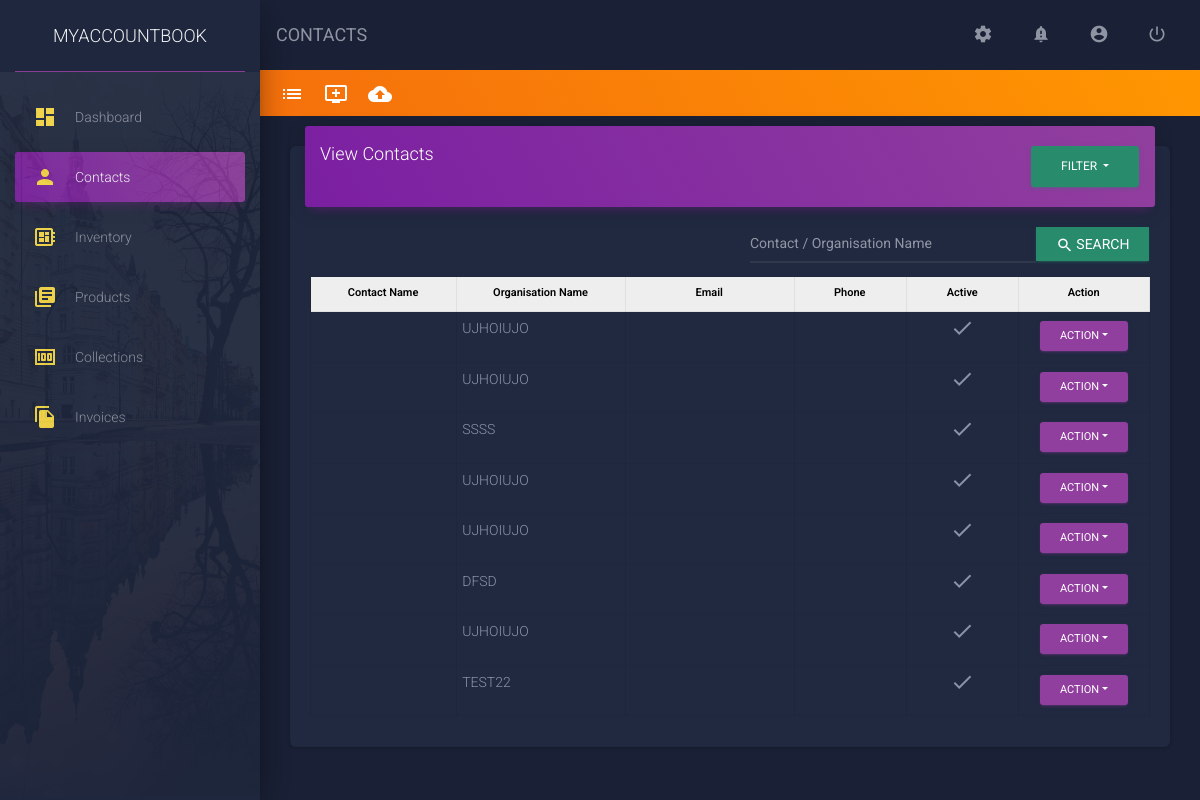
Before: /contacts/ (signed in) with the older database file.
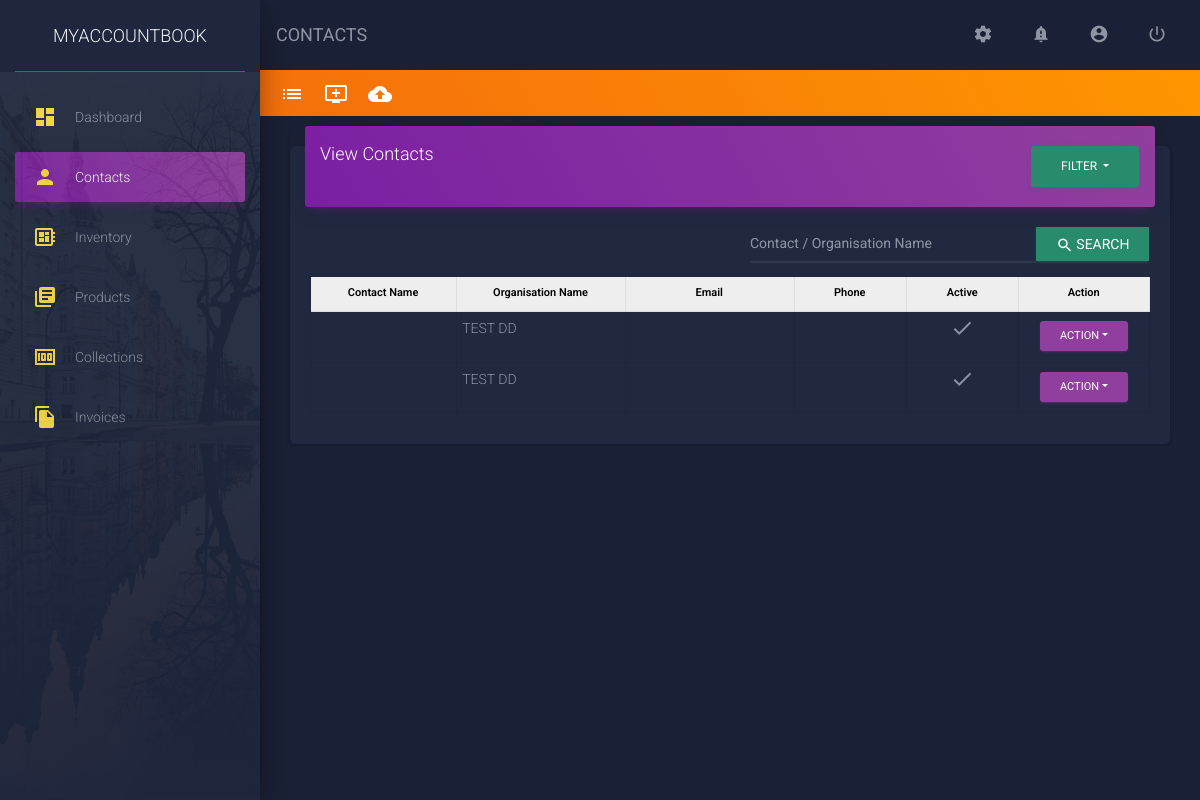
After: the same page with the newer database file.
### app/models/contacts_model.py (models this page shows, shortened)
class Contacts(models.Model):
    user = models.ForeignKey(User, on_delete = models.CASCADE, db_index = True, null = True,)
    app_id = models.CharField(
        max_length = 30,
        db_index = True,
        blank = True,
        null = True,
    )
    is_imported_user = models.BooleanField(
        default = False,
        db_index = True,
        choices = user_constants.IS_TRUE,
        blank = True,
    )
    imported_user = models.ForeignKey(
        User,
        related_name = 'imported_user',
        db_index = True,
        blank = True,
        null = True,
        on_delete = models.SET_NULL,
    )
    customer_type = models.IntegerField(
        db_index = True,
        choices = user_constants.CUSTOMER_TYPE,
        default = 1,
        null = True,
        blank = True,
    )
    is_sub_customer = models.IntegerField(
        choices = user_constants.IS_SUB_CUSTOMER,
        default = 1,
        db_index = True,
        null = True,
        blank = True,
    )
    salutation = models.IntegerField(
        db_index = True,
        default = 0,
        choices = user_constants.SALUTATIONS,
    )
    contact_name = models.CharField(
        max_length = 250,
        blank = False,
        null = False,
        db_index = True,
    )
    display_name = models.CharField(
        max_length = 250,
        blank = True,
        null = True,
        db_index = True,
    )
    organization_type = models.IntegerField(
        db_index = True,
        choices = user_constants.ORGANIZATION_TYPE,
        default = 1,
    )
    organization_name = models.CharField(
        max_length = 250,
        db_index = False,
        blank = False,
        null = True,
    )
    is_msme_reg = models.BooleanField(
        db_index = True,
        choices = user_constants.IS_TRUE,
        default = False,
    )
    email = models.EmailField(
        blank = True,
        null = True,
        db_index = True,
    )
    phone = models.CharField(
        max_length = 250,
        db_index = True,
        blank = True,
        null = True,
    )
    website = models.CharField(
        max_length = 250,
        db_index = True,
        blank = True,
        null = True,
    )
    facebook = models.CharField(
        blank = True,
        null = True,
        max_length = 250,
    )
    twitter = models.CharField(
        blank = True,
        null = True,
        max_length = 250,
    )
    is_active = models.BooleanField(
        db_index = True,
        choices =  user_constants.IS_TRUE,
        default = True,
    )
    notes = models.TextField(
        blank = True,
        null = True,
    )
    attachements = models.FileField(
        upload_to = attachments_rename,
        db_index = True,
        blank = True,
        null = True,
    )
    created_on = models.DateTimeField(
        auto_now = True,
        db_index = True,
    )
    updated_on = models.DateTimeField(
        auto_now = False,
        db_index = True,
        null = True,
    )
    class Meta:
        verbose_name_plural = 'contacts_tbl'

### app/views/contacts.py (the view, shortened to what this page needs)
# urls.py: path('contacts/', never_cache(login_required(contacts.ContactsView.as_view())), name = 'contacts'),
class ContactsView(View):
    template_name = 'app/app_files/contacts/base.html'
    data = defaultdict()
    data["view"] = ""
    data["contacts"] = {}
    data["active_link"] = 'Contacts'
    data["breadcrumb_title"] = 'CONTACTS'
    data["css_files"] = []
    data["js_files"] = ['custom_files/js/contacts.js']
    data["included_template"] = 'app/app_files/contacts/view_contacts.html'
    def get(self, request):
        a = str(request)
        x = a[-4:-1]
        search = request.GET.get('search',False)
        contacts = contacts_model.Contacts.objects.filter(user = request.user)
        if search:
            contacts = contacts.filter(
                Q(contact_name__contains = search) |
                Q(display_name__contains = search) |
                Q(organization_name__contains = search)
            )
        self.data["contacts"] = contacts
        return render(request, self.template_name, self.data)

### app/templatetags/common_filters.py (called while the page is built)
@register.simple_tag
def load_css_files(scripts = list()):
    html = []
    for script in scripts:
        html.append('<link rel="stylesheet" href="'+settings.STATIC_URL+script+'"/>')
    return safestring.mark_safe(''.join(html))

@register.simple_tag
def load_javascript_files(scripts = list()):
    html = []
    for script in scripts:
        html.append('<script src="'+settings.STATIC_URL+script+'"></script>')
    return safestring.mark_safe(''.join(html))

### app/templates/app/app_files/contacts/base.html
{% extends 'app/base/base.html' %}
{% load static %}
{% load common_filters %}
{% load pagination %}
{% block content %}
<div class="row custom-row" style="padding:10px; background: linear-gradient(60deg,#f5700c,#ff9800);">
    <ul style="list-style:none; margin:0px; color:#FFFFFF; padding:0px;">
        <li class="nav-item" style="float:left;padding:0px 10px;">
            <a href="{% url 'contacts' %}" style="color:#FFFFFF; text-decoration:none; font-size: 20px;" title="View Contacts As List">
                <i class="material-icons">list</i>
            </a>
        </li>
        <li class="nav-item" style="float:left;padding:0px 10px;">
            <a href="{% url 'add-contacts' %}" style="color:#FFFFFF; text-decoration:none; font-size: 20px;" title="Add Contact">
                <i class="material-icons">add_to_queue</i>
            </a>
        </li>
        <li class="nav-item" style="float:left;padding:0px 10px;">
            <a href="{% url 'contacts-upload' 'views' %}" style="color:#FFFFFF; text-decoration:none; font-size: 20px;" title="Upload Contacts">
                <i class="material-icons">cloud_upload</i>
            </a>
        </li>
    </ul>
</div>
<div class="container">
    {% include included_template %}
</div>
{% endblock %}

### app/templates/app/base/base.html (shortened to what this page needs)
{% load static %}
{% load common_filters %}
{% load common_components %}
<!DOCTYPE html>
<html lang="en">
<head>
    <link rel="stylesheet" href="https://maxcdn.bootstrapcdn.com/font-awesome/latest/css/font-awesome.min.css" />
    <link href="{% static 'all_page/css/material-dashboard.css' %}" rel="stylesheet" />
    <link href="{% static 'custom_files/css/common.css' %}" rel="stylesheet" />
</head>
<body class="dark-edition">
    <div class="wrapper ">
        <div class="sidebar" data-color="purple" data-background-color="black" data-image="{% static 'all_page/img/sidebar-2.jpg' %}">
            <div class="logo">
                <a href="{% url 'dashboard' %}" class="simple-text logo-normal" style="color:#FFFFFF">
                    MyAccountBook
                </a>
            </div>
            {% include 'app/base/navigation.html' %}
        </div>
        <div class="main-panel ps-container ps-theme-default">
            {% include 'app/base/top_nav_bar.html' %}
            <div class="content">
                <div class="container-fluid">
                    {% block content %}
                    {% endblock %}
                </div>
            </div>
        </div>
    </div>
</body>
</html>

### app/templates/app/base/navigation.html
{% load static %}
<div class="sidebar-wrapper ps-container ps-theme-default">
    <div class="sidebar-background" style="background-image: url({% static 'all_page/img/sidebar-2.jpg' %}) ">
        <ul class="nav" id="menu">
            <li class="nav-item deactive">
                <a class="nav-link" href="{% url 'dashboard' %}">
                <i class="material-icons" style="color:#ffe047;">dashboard</i>
                <p>Dashboard</p>
            </a>
            </li>
            <li class="nav-item ">
                <a class="nav-link" href="{% url 'contacts' %}">
                <i class="material-icons" style="color:#ffe047;">person</i>
                <p>Contacts</p>
                </a>
            </li>
            <li class="nav-item ">
                <a class="nav-link" href="{% url 'view_inventory' %}">
                <i class="material-icons" style="color:#ffe047;">developer_board</i>
                <p>Inventory</p>
                </a>
            </li>
            <li class="nav-item ">
                <a class="nav-link" href="{% url 'view_products' %}">
                <i class="material-icons" style="color:#ffe047;">library_books</i>
                <p>Products</p>
                </a>
            </li>
            <li class="nav-item ">
                <a class="nav-link" href="{% url 'collections' %}">
                <i class="material-icons" style="color:#ffe047;">money</i>
                <p>Collections</p>
                </a>
            </li>
            <li class="nav-item ">
                <a class="nav-link" href="{% url 'invoice' %}">
                <i class="material-icons" style="color:#ffe047;">file_copy</i>
                <p>Invoices</p>
                </a>
            </li>
        </ul>
    </div>
</div>

### app/templates/app/base/top_nav_bar.html
<nav class="navbar navbar-expand-lg navbar-transparent">
    <div class="navbar-wrapper">
        <a class="navbar-brand" href="javascript:void(0)"><strong>{{breadcrumb_title}}</strong></a>
    </div>
    <div class="container">
        <div class="collapse navbar-collapse justify-content-end" id="navbarNav">
            <ul class="navbar-nav">
                <li class="nav-item">
                    <a class="nav-link" title="Settings" href="#"><i class="material-icons">settings</i> <span class="sr-only">(current)</span></a>
                </li>
                <li class="nav-item">
                    <a class="nav-link" title="Notifications" href="#"><i class="material-icons">notification_important</i></a>
                </li>
                <li class="nav-item">
                    <a class="nav-link" title="Profile" href="#"><i class="material-icons">account_circle</i></a>
                </li>
                <li class="nav-item">
                    <a class="nav-link disabled" title="Sign Out" href="{% url 'logout' %}"><i class="material-icons">power_settings_new</i></a>
                </li>
            </ul>
        </div>
    </div>
  </nav>

### app/templates/app/app_files/contacts/view_contacts.html (shortened to what this page needs)
<div class="row">
    <div class="col-lg-12">
        <div class="card">
            <div class="card-header card-header-primary">
                <div class="row">
                <div class="col">
                    <h4 class="card-title ">View Contacts</h4>
                </div>
                <div class="col" >
                    <form action="{% url 'contacts' %}" method="get">
                        <div class="dropdown">
                            <button class="btn btn-success dropdown-toggle" type="button" id="dropdownMenuButton" data-toggle="dropdown"data-display="static" aria-haspopup="true" aria-expanded="false" style="float: right;">
                                Filter
                            </button>
                        </div>
                        </form>
                </div>
                </div>
            </div>
            <div class="card-body">
                <form method="get">
                    <div class="input-group pull-right" style="width:400px; margin-bottom:10px;">
                    <input name="search" type="text" class="form-control" placeholder="Contact / Organisation Name" style="height: 41px !important">
                    <div class="input-group-append">
                        <button class="btn btn-sm btn-success" type="submit()" style="border-radius:0px;">
                            <i class="material-icons">search</i> <span style="font-size:14px;">Search</span>
                        </button>
                    </div>
                    </div>
                </form>
                <div class="table">
                    <table class=" table-bordered" width="100%" cellspacing="0">
                        <thead  style="background-color: #EEEEEE; color:#000000; font-size:11px">
                            <th class="text-center" style="color:#000000; font-size:11px;width: 13%">Contact Name</th>
                            <th class="text-center" style="color:#000000; font-size:11px;width: 15%">Organisation Name</th>
                            <th class="text-center" style="color:#000000; font-size:11px;width: 15%">Email</th>
                            <th class="text-center" style="color:#000000; font-size:11px;width: 10%">Phone</th>
                            <th class="text-center" style="color:#000000; font-size:11px;width: 10%">Active</th>
                            <th class="text-center" style="color:#000000; font-size:11px;width: 10%;">Action</th>
                        </thead>
                        <tbody>
                            {% for contact in contacts %}
                                <tr id="t{{contact.id}}">
                                    <td>{{contact.display_name|default_if_none:""}}</td>
                                    <td>{{contact.organization_name|default_if_none:""|upper}}</td>
                                    <td>{{contact.email|default_if_none:""}}</td>
                                    <td>{{contact.phone|default_if_none:""}}</td>
                                    <td class="text-center">
                                        {% if contact.is_active %}
                                            <i id="{{contact.id}}" class="material-icons">check</i>
                                        {% else %}
                                            <i id="{{contact.id}}" class="material-icons">clear</i>
                                        {% endif %}
                                    </td>
                                    <td class="text-center">
                                        <div class="dropdown">
                                            <button class="btn btn-primary dropdown-toggle btn-sm" type="button" id="dropdownMenuButton" data-toggle="dropdown" aria-haspopup="true" aria-expanded="false" >Action</button>
                                        </div>
                                    </td>
                                </tr>
                            {% endfor %}
                        </tbody>
                    </table>
                </div>
            </div>
        </div>
    </div>
</div>

### app/static/custom_files/css/common.css (style rules this page uses)
@media (min-width: 1200px) { .container { width:100% !important; } }
@media (min-width: 1200px) { .custom-row { margin-right: -3.75rem; } }
.custom-row { padding: 10px; background: linear-gradient(60deg,#f5700c,#ff9800); }
.form-control { height: 20px !important; }
.table th, .table td { padding: 4px 6px 6px 5px; }
#template_body h3, h4,h5 { margin-bottom: 3px; }

Changed rows visible on the page:
removed Contacts: organization_name "UJHOIUJO"
removed Contacts: organization_name "UJHOIUJO"
removed Contacts: organization_name "SSSS"
removed Contacts: organization_name "UJHOIUJO"
removed Contacts: organization_name "UJHOIUJO"
removed Contacts: organization_name "DFSD"
removed Contacts: organization_name "UJHOIUJO"
removed Contacts: organization_name "TEST22"
added Contacts: organization_name "TEST DD"
added Contacts: organization_name "TEST DD"
